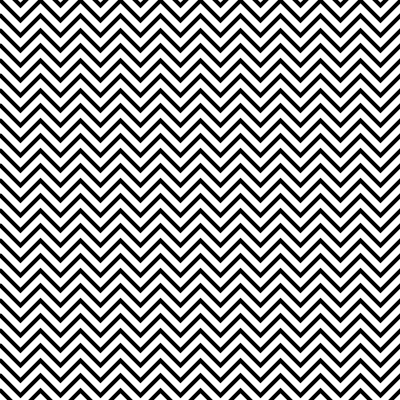
Frame 1 (no input)
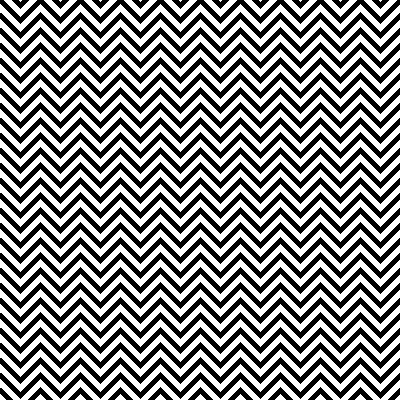
Frame 60 (the mouse pressed at the canvas centre just before this capture)
Frame 120 (the mouse held since frame 60 and released just before this capture): identical to frame 60, image omitted

The Processing sketch that drew these frames (run headless with seeded random() and noise(); from frame 60 on, the mouse is pressed at the canvas centre):

// Processing sketch: processing_28210
// ── processing_28210.pde

void setup() {
  background(255);
  size(400,400);
  noFill();
  smooth();
}
 
int g;
 
void draw() {
  g++;
   
  if (g > 11) {
    g = 0;
  }
   
  translate( 0, -30 );
 
  for ( int k = 0; k < height/12 + 4; k++ ) {
 
    strokeJoin(MITER);
    strokeWeight(4);
    beginShape();
 
      for ( int i = 0; i < width/20; i++ ) {
        vertex( 0 + i*40, 0 + k*15 );
        vertex( 20 + i*40, 20 + k*15 );
        vertex( 40 + i*40, 0 + k*15 );
      } 
    endShape();   
  } 
}
